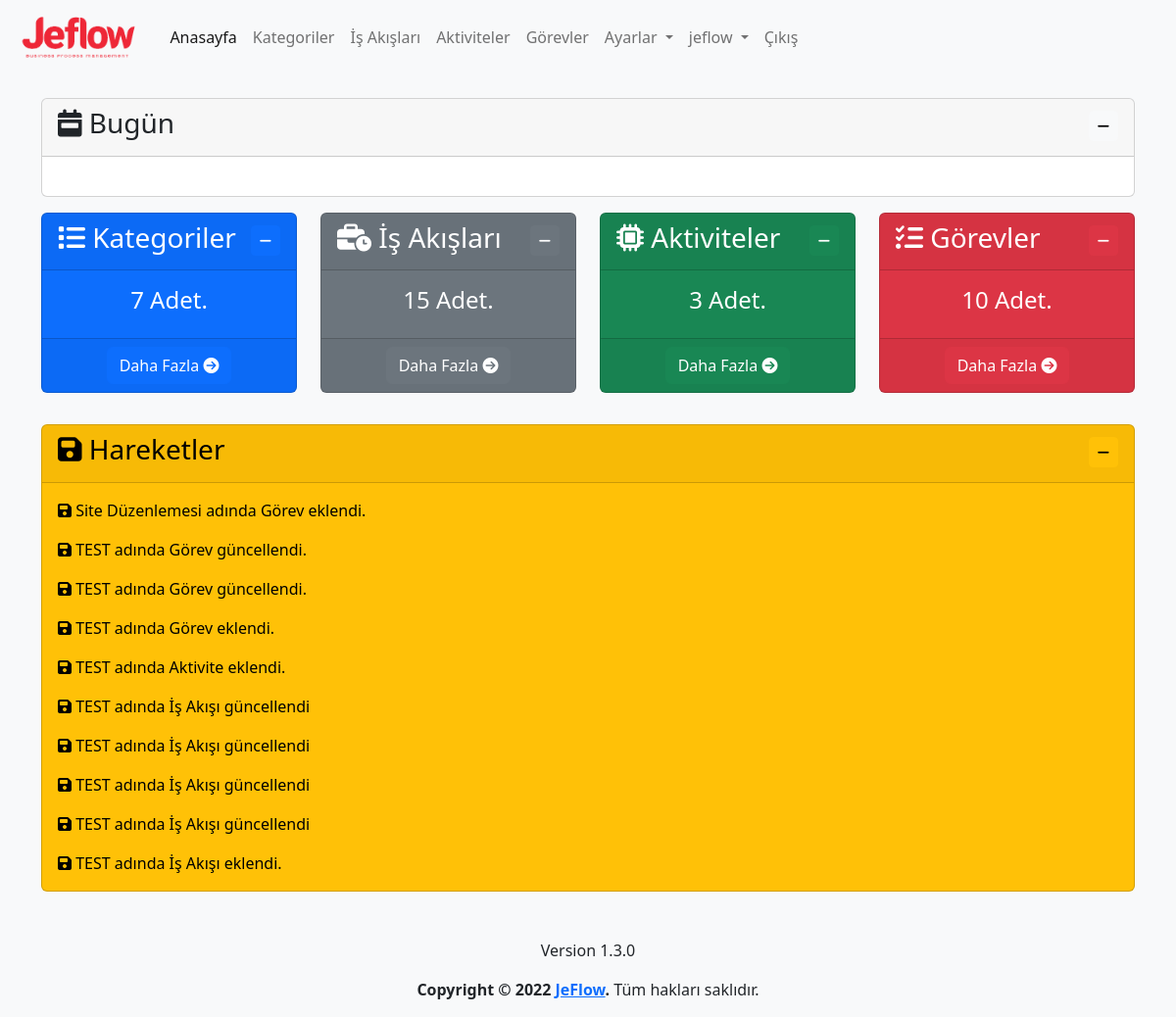
The page / (signed in) on the database as committed earlier.
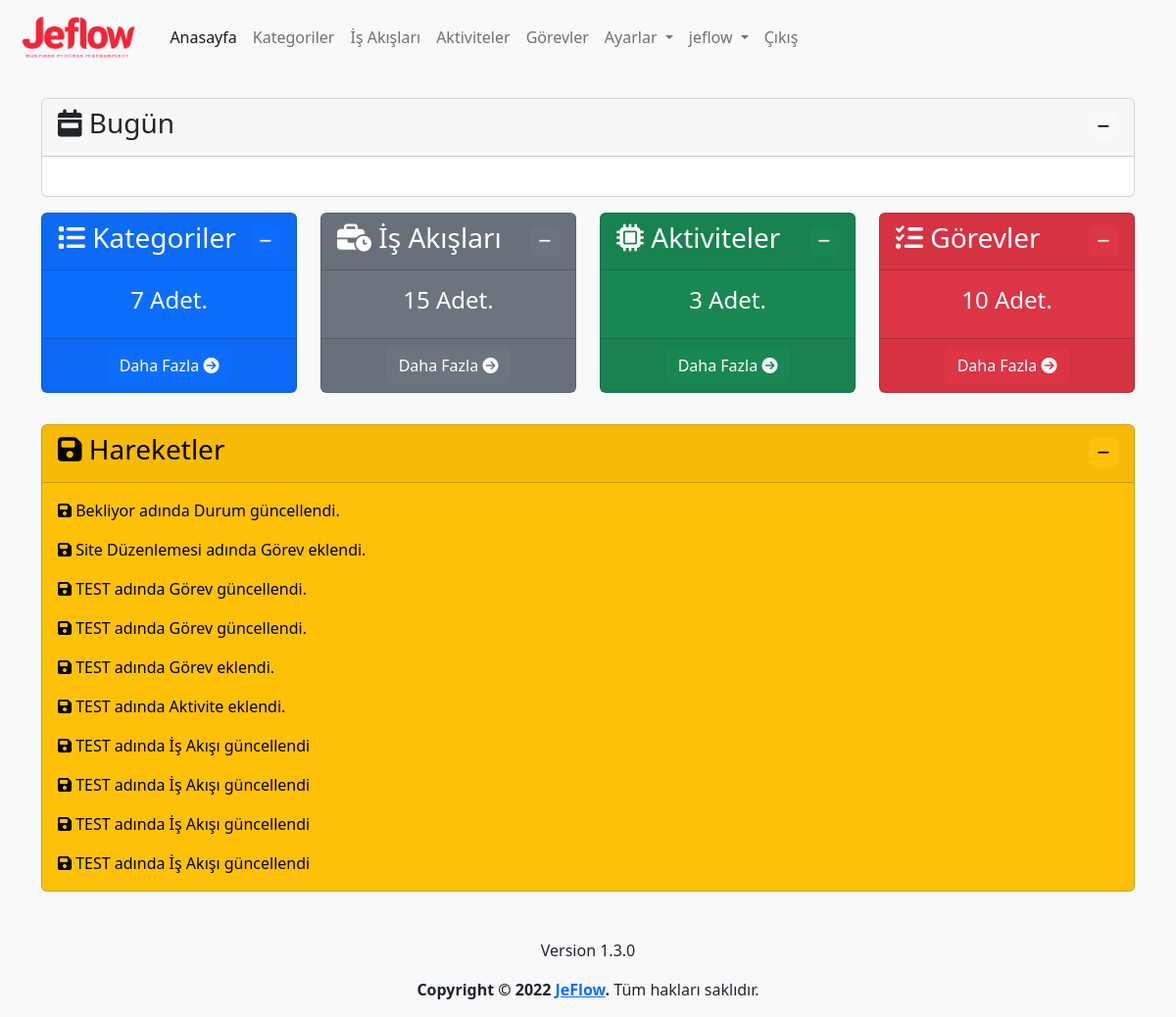
The same page on the database as committed later.
### log/models.py (models this page shows, shortened)
class Log(models.Model):
    logger_name = models.CharField(max_length=100,verbose_name='Loglayıcı Adı')
    level = models.PositiveSmallIntegerField(choices=LOG_LEVELS, default=logging.ERROR, db_index=True,verbose_name='Seviye')
    msg = models.TextField(verbose_name='Mesaj')
    trace = models.TextField(blank=True, null=True,verbose_name='Yığın')
    create_datetime = models.DateTimeField(auto_now_add=True, verbose_name='Oluşturulma Zamanı')
    user=models.ForeignKey(User,on_delete=models.CASCADE,verbose_name='Kullanıcı', blank=True, null=True)
    class Meta:
        ordering = ('-create_datetime',)
        verbose_name = 'Log'
        verbose_name_plural ='Loglar'

### app/views.py (the view)
# urls.py: path('', views.index, name='index'),
@login_required(login_url='/user/login/')
def index(request):
    category_count=Category.objects.count()
    process_count=Process.objects.count()
    activity_count=Activity.objects.count()
    task_count=Task.objects.count()
    user_activities=Log.objects.all().filter(user=request.user)[:10]
    context={
        'category_count':category_count,
        'process_count':process_count,
        'activity_count':activity_count,
        'task_count':task_count,
        'user_activities':user_activities
    }
    return render(request, 'app/index.html', context)

### templates/app/index.html (shortened to what the changed rows need)
{% extends 'layout.html' %}
{% load humanize %}
{% block content %}
<div class="row mt-3">
    <div class="col-md-12">
        <div class="card text-bg-warning">
            <div class="collapse show" id="collapseHareketler">
                <div class="card-body">
                    {% for user_activity in user_activities %}
                    <p class="card-text"><i class="fa-solid fa-floppy-disk"></i> {{ user_activity.msg }}</p>
                    {% endfor %}
                </div>
            </div>
        </div>
    </div>
</div>
{% endblock %}

Rows that differ between the two databases and show on the page:
no longer on this page (row unchanged): Log: msg "TEST adında İş Akışı eklendi."
added Log: msg "Bekliyor adında Durum güncellendi."
